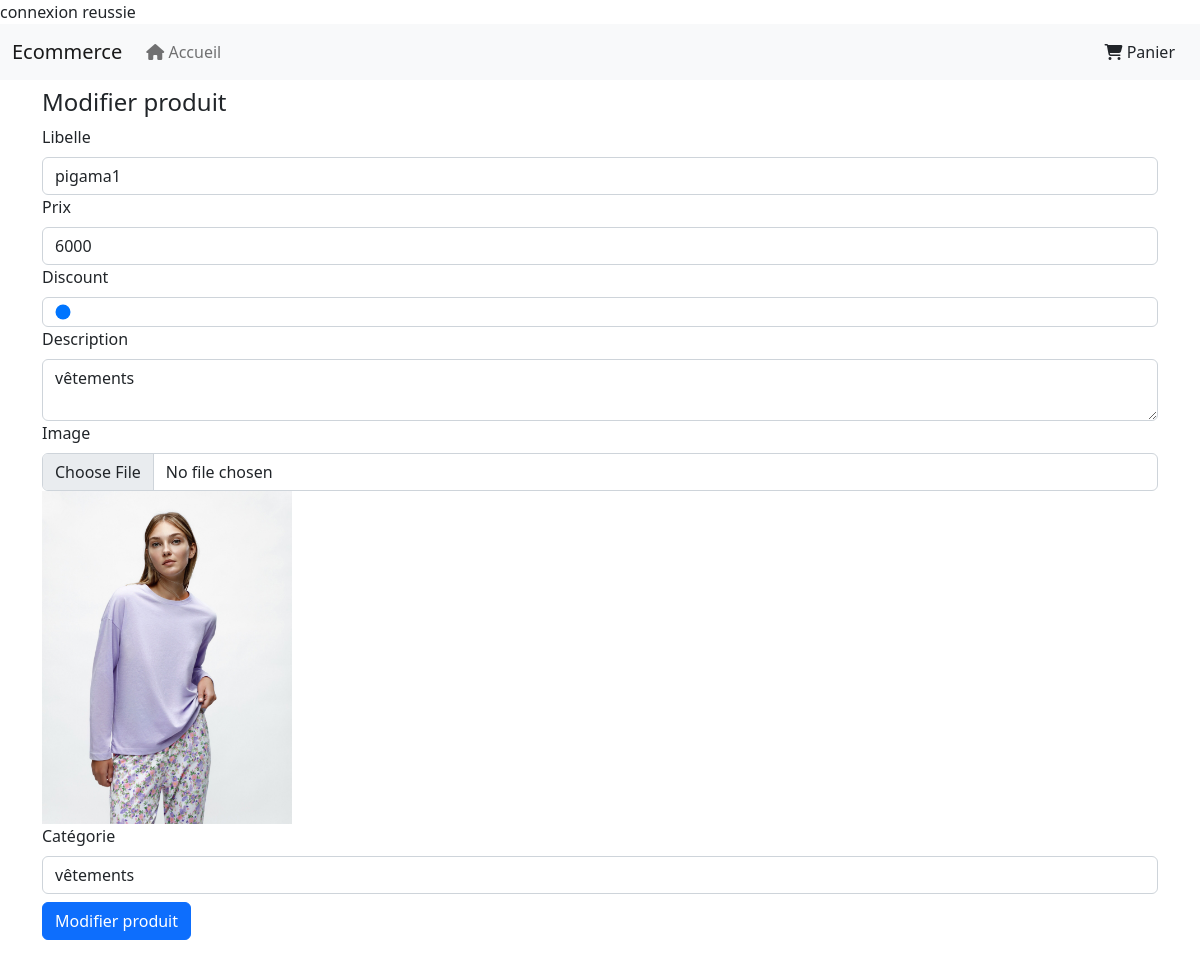
/ecommerce/modifier_produit.php?id=18, run on the app's committed database.
### tables this page shows
CREATE TABLE `produit` (
  `id` int(11) NOT NULL,
  `libelle` varchar(100) NOT NULL,
  `prix` decimal(10,0) NOT NULL,
  `discount` int(11) NOT NULL,
  `id_categorie` int(11) NOT NULL,
  `date_creation` datetime NOT NULL,
  `description` varchar(255) NOT NULL,
  `image` varchar(150) NOT NULL
);

### ecommerce/modifier_produit.php (the view, shortened to what this page needs)
<!doctype html>
<html lang="en">
<head>
    <?php include 'include/head.php' ?>
</head>
<body>
<?php
include 'include/nav.php' ?>
<div class="container py-2">
    <h4>Modifier produit</h4>
    <?php
    $id = $_GET['id'];
    require_once 'include/database.php';
    $sqlState = $pdo->prepare('SELECT * from produit WHERE id=?');
    $sqlState->execute([$id]);
    $produit = $sqlState->fetch(PDO::FETCH_OBJ);;
                ?>
    <form method="post" enctype="multipart/form-data">
        <label class="form-label">Libelle</label>
        <input type="text" class="form-control" name="libelle" value="<?= $produit->libelle ?>">
        <label class="form-label">Prix</label>
        <input type="number" class="form-control" step="0.1" name="prix" min="0" value="<?= $produit->prix ?>">
        <label class="form-label">Discount</label>
        <input type="range" value="0" class="form-control" name="discount" min="0" max="90"
               value="<?= $produit->discount ?>">
        <label class="form-label">Description</label>
        <textarea class="form-control" name="description"><?= $produit->description ?></textarea>
        <label class="form-label">Image</label>
        <input type="file" class="form-control" name="image">
        <img width="250" class="img img-fluid" src="upload/produit/<?= $produit->image ?>"><br>
        <?php
        $categories = $pdo->query('SELECT * FROM categorie')->fetchAll(PDO::FETCH_ASSOC);
        ?>
        <label class="form-label">Catégorie</label>
        <select name="categorie" class="form-control">
            <?php
            foreach ($categories as $categorie) {
                $selected = $produit->id_categorie == $categorie['id'] ? ' selected ' : '';
                echo "<option $selected value='" . $categorie['id'] . "'>" . $categorie['libelle'] . "</option>";
            }
            ?>
        </select>
        <input type="submit" value="Modifier produit" class="btn btn-primary my-2" name="modifier">
    </form>
</div>
</body>
</html>

### data on the page
produit: libelle "pigama1", prix "6000", description "vêtements", image (picture)

### other printed values
form field categorie "vêtements"
